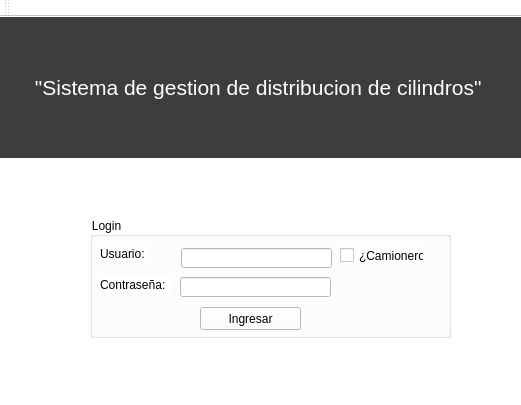
<ui version="4.0">
 <class>LoginWindow</class>
 <widget class="QMainWindow" name="LoginWindow" >
 <property name="enabled">
  <bool>true</bool>
 </property>
 <property name="geometry">
  <rect>
   <x>0</x>
   <y>0</y>
   <width>521</width>
   <height>405</height>
  </rect>
 </property>
 <property name="mouseTracking">
  <bool>false</bool>
 </property>
 <property name="windowTitle">
  <string>FlipiGas</string>
 </property>
 <property name="autoFillBackground">
  <bool>false</bool>
 </property>
 <property name="styleSheet">
  <string notr="true">background-color: rgb(255, 255, 255);</string>
 </property>
 <widget class="QWidget" name="centralWidget">
  <widget class="QLabel" name="label_4">
   <property name="geometry">
    <rect>
     <x>0</x>
     <y>0</y>
     <width>521</width>
     <height>141</height>
    </rect>
   </property>
   <property name="font">
    <font>
     <family>Segoe UI</family>
     <pointsize>16</pointsize>
    </font>
   </property>
   <property name="cursor">
    <cursorShape>UpArrowCursor</cursorShape>
   </property>
   <property name="styleSheet">
    <string notr="true">background-color: rgb(61, 61, 61);
color: rgb(255, 255, 255);</string>
   </property>
   <property name="text">
    <string>      &quot;Sistema de gestion de distribucion de cilindros&quot;</string>
   </property>
  </widget>
  <widget class="QGroupBox" name="groupBox">
   <property name="geometry">
    <rect>
     <x>90</x>
     <y>200</y>
     <width>361</width>
     <height>121</height>
    </rect>
   </property>
   <property name="font">
    <font>
     <family>Segoe UI</family>
     <pointsize>9</pointsize>
    </font>
   </property>
   <property name="styleSheet">
    <string notr="true">background-color: rgb(255, 255, 255);</string>
   </property>
   <property name="title">
    <string>Login</string>
   </property>
   <widget class="QLineEdit" name="lineEdit_user">
    <property name="geometry">
     <rect>
      <x>91</x>
      <y>31</y>
      <width>151</width>
      <height>20</height>
     </rect>
    </property>
   </widget>
   <widget class="QLineEdit" name="lineEdit_pass">
    <property name="enabled">
     <bool>true</bool>
    </property>
    <property name="geometry">
     <rect>
      <x>90</x>
      <y>60</y>
      <width>151</width>
      <height>20</height>
     </rect>
    </property>
   </widget>
   <widget class="QPushButton" name="pushButton_Login">
    <property name="geometry">
     <rect>
      <x>110</x>
      <y>90</y>
      <width>101</width>
      <height>23</height>
     </rect>
    </property>
    <property name="font">
     <font>
      <family>Segoe UI</family>
     </font>
    </property>
    <property name="text">
     <string>Ingresar</string>
    </property>
   </widget>
   <widget class="QLabel" name="label">
    <property name="geometry">
     <rect>
      <x>10</x>
      <y>30</y>
      <width>47</width>
      <height>13</height>
     </rect>
    </property>
    <property name="font">
     <font>
      <family>Segoe UI</family>
     </font>
    </property>
    <property name="text">
     <string>Usuario:</string>
    </property>
   </widget>
   <widget class="QLabel" name="label_2">
    <property name="geometry">
     <rect>
      <x>10</x>
      <y>60</y>
      <width>71</width>
      <height>16</height>
     </rect>
    </property>
    <property name="font">
     <font>
      <family>Segoe UI</family>
     </font>
    </property>
    <property name="text">
     <string>Contraseña:</string>
    </property>
   </widget>
   <widget class="QCheckBox" name="checkBox_Qcamionero">
    <property name="geometry">
     <rect>
      <x>250</x>
      <y>30</y>
      <width>84</width>
      <height>17</height>
     </rect>
    </property>
    <property name="text">
     <string>¿Camionero?</string>
    </property>
   </widget>
  </widget>
 </widget>
 <widget class="QMenuBar" name="menuBar">
  <property name="geometry">
   <rect>
    <x>0</x>
    <y>0</y>
    <width>521</width>
    <height>21</height>
   </rect>
  </property>
 </widget>
 <widget class="QToolBar" name="mainToolBar">
  <attribute name="toolBarArea">
   <enum>TopToolBarArea</enum>
  </attribute>
  <attribute name="toolBarBreak">
   <bool>false</bool>
  </attribute>
 </widget>
 <widget class="QStatusBar" name="statusBar"/>
</widget>
<layoutdefault spacing="6" margin="11"/>
<resources/>
<connections/>
</ui>
